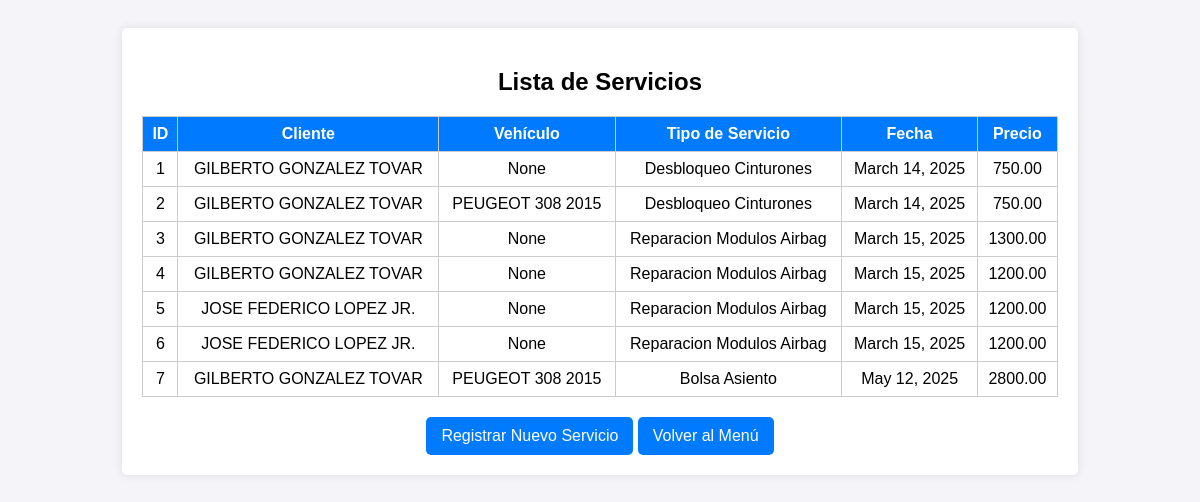
The page /crm/servicios/ on the database its author committed.
### crm/models.py (models this page shows, shortened)
class Servicio(models.Model):
    cliente = models.ForeignKey(Cliente, on_delete=models.CASCADE)
    vehiculo = models.ForeignKey(Vehiculo, on_delete=models.CASCADE, null=True, blank=True)  # Opcional
    fecha_servicio = models.DateField(default=date.today)
    tipo_servicio = models.ForeignKey(CatalogoServicio, on_delete=models.CASCADE)
    precio_final = models.DecimalField(max_digits=10, decimal_places=2, validators=[MinValueValidator(0.01)])

class Cliente(models.Model):
    nombre = models.CharField(max_length=100)
    apellido = models.CharField(max_length=100)
    telefono = models.CharField(
        max_length=12,
        validators=[RegexValidator(r'^\d{3}-\d{3}-\d{4}$', message="Formato de teléfono inválido (XXX-XXX-XXXX).")]
    )
    email = models.EmailField(blank = True, null = True)
    def __str__(self):
        return f"{self.nombre} {self.apellido}"

class CatalogoServicio(models.Model):
    nombre_servicio = models.CharField(max_length=100, unique=True)
    precio_base = models.DecimalField(max_digits=10, decimal_places=2, validators=[MinValueValidator(0.01)])
    def __str__(self):
        return self.nombre_servicio

class Vehiculo(models.Model):
    cliente = models.ForeignKey(Cliente, on_delete=models.CASCADE)
    marca = models.CharField(max_length=50)
    modelo = models.CharField(max_length=50)
    anio = models.IntegerField()
    vin = models.CharField(max_length=17, unique=True, null=True, blank=True)
    tipo_motor = models.CharField(max_length=20, choices=[('Gasolina', 'Gasolina'), ('Diesel', 'Diesel'), ('Híbrido', 'Híbrido')])
    def __str__(self):
        return f"{self.marca} {self.modelo} {self.anio}"

### crm/views.py (the view)
# urls.py: path('servicios/', views.listar_servicios, name='listar_servicios'),
def listar_servicios(request):
    servicios = Servicio.objects.all()
    return render(request, 'crm/listar_servicios.html', {'servicios': servicios})

### crm/templates/crm/listar_servicios.html (shortened to what this page needs)
<!DOCTYPE html>
<html lang="es">
<head>
</head>
<body>
    <div class="container">
        <h2>Lista de Servicios</h2>
        <table>
            <tr>
                <th>ID</th>
                <th>Cliente</th>
                <th>Vehículo</th>
                <th>Tipo de Servicio</th>
                <th>Fecha</th>
                <th>Precio</th>
            </tr>
            {% for servicio in servicios %}
            <tr>
                <td>{{ servicio.id }}</td>
                <td>{{ servicio.cliente }}</td>
                <td>{{ servicio.vehiculo }}</td>
                <td>{{ servicio.tipo_servicio }}</td>
                <td>{{ servicio.fecha_servicio }}</td>
                <td>{{ servicio.precio_final }}</td>
            </tr>
            {% endfor %}
        </table>
        <a href="{% url 'registrar_servicio' %}">Registrar Nuevo Servicio</a>
        <a href="{% url 'menu_principal' %}">Volver al Menú</a>
    </div>
</body>
</html>

### crm/templates/crm/listar_servicios.html (style rules this page uses)
body { font-family: Arial, sans-serif; background-color: #f4f4f9; padding: 20px; text-align: center; }
.container { background: #fff; padding: 20px; border-radius: 5px; box-shadow: 0 0 10px rgba(0, 0, 0, 0.1); width: 80%; margin: auto; }
table { width: 100%; border-collapse: collapse; margin-top: 20px; }
th, td { border: 1px solid #ccc; padding: 8px; text-align: center; }
th { background-color: #007bff; color: white; }
a, button { display: inline-block; margin-top: 20px; padding: 10px 15px; background-color: #007bff; color: white; text-decoration: none; border-radius: 5px; }

### rows shown on the page
Servicio: id "1", cliente "GILBERTO GONZALEZ TOVAR", vehiculo "None", tipo_servicio "Desbloqueo Cinturones", fecha_servicio "March 14, 2025", precio_final "750.00"
Servicio: id "2", cliente "GILBERTO GONZALEZ TOVAR", vehiculo "PEUGEOT 308 2015", tipo_servicio "Desbloqueo Cinturones", fecha_servicio "March 14, 2025", precio_final "750.00"
Servicio: id "3", cliente "GILBERTO GONZALEZ TOVAR", vehiculo "None", tipo_servicio "Reparacion Modulos Airbag", fecha_servicio "March 15, 2025", precio_final "1300.00"
Servicio: id "4", cliente "GILBERTO GONZALEZ TOVAR", vehiculo "None", tipo_servicio "Reparacion Modulos Airbag", fecha_servicio "March 15, 2025", precio_final "1200.00"
Servicio: id "5", cliente "JOSE FEDERICO LOPEZ JR.", vehiculo "None", tipo_servicio "Reparacion Modulos Airbag", fecha_servicio "March 15, 2025", precio_final "1200.00"
Servicio: id "6", cliente "JOSE FEDERICO LOPEZ JR.", vehiculo "None", tipo_servicio "Reparacion Modulos Airbag", fecha_servicio "March 15, 2025", precio_final "1200.00"
Servicio: id "7", cliente "GILBERTO GONZALEZ TOVAR", vehiculo "PEUGEOT 308 2015", tipo_servicio "Bolsa Asiento", fecha_servicio "May 12, 2025", precio_final "2800.00"
